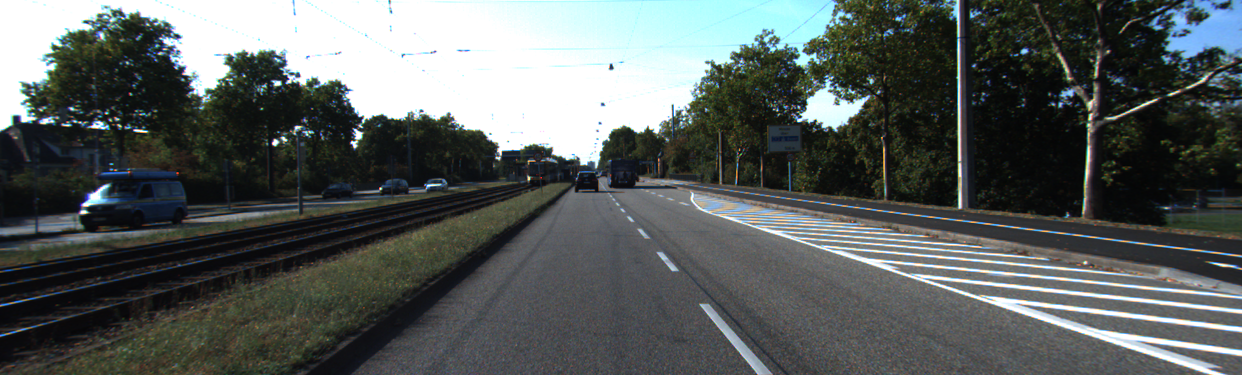
#> input picture Images/SP4.png, 1242 x 375 px
$ python histogram_plt.py
#> lines starting #> are read from the running program, lines starting #| are printed output that depends on the picture
import cv2
import numpy as np
import matplotlib.pyplot as plt

img = cv2.imread('Images/SP4.png')
#> img is the input picture: shape (375, 1242, 3); mean B, G, R 92, 93.6, 87.8
hsv_img = cv2.cvtColor(img, cv2.COLOR_BGR2HSV)
#> hsv_img: shape (375, 1242, 3); mean H, S, V 68, 59.8, 99.4
cv2.imshow('hsv', img)
cv2.waitKey(0)

h, s, v =cv2.split(hsv_img)
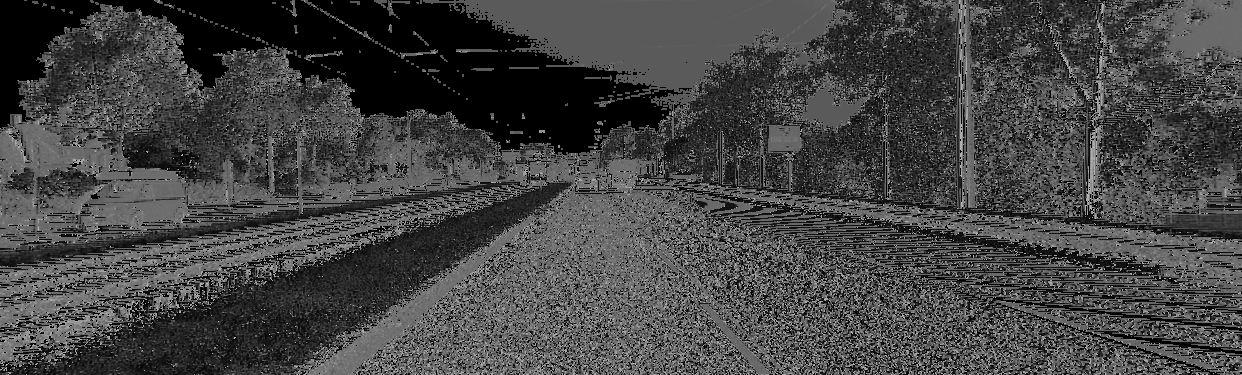
#> h: shape (375, 1242); min 0, max 179, mean 68
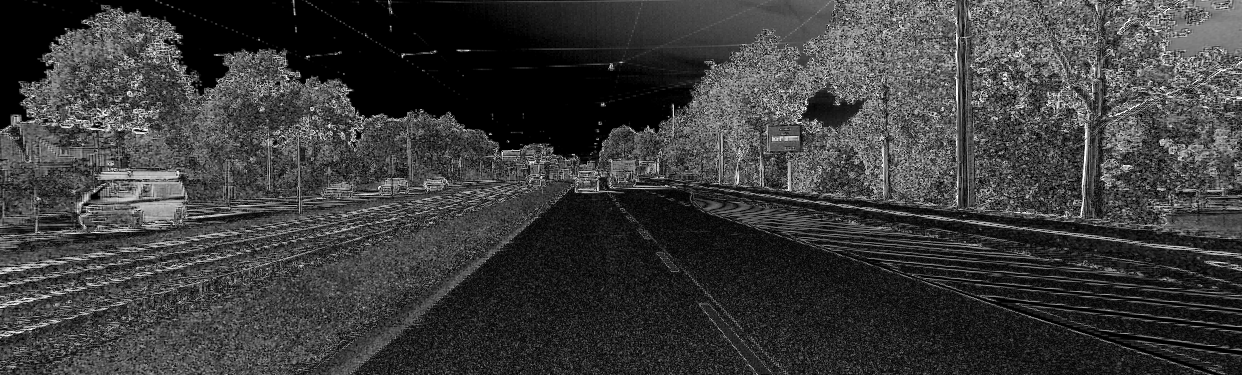
#> s: shape (375, 1242); min 0, max 255, mean 59.8
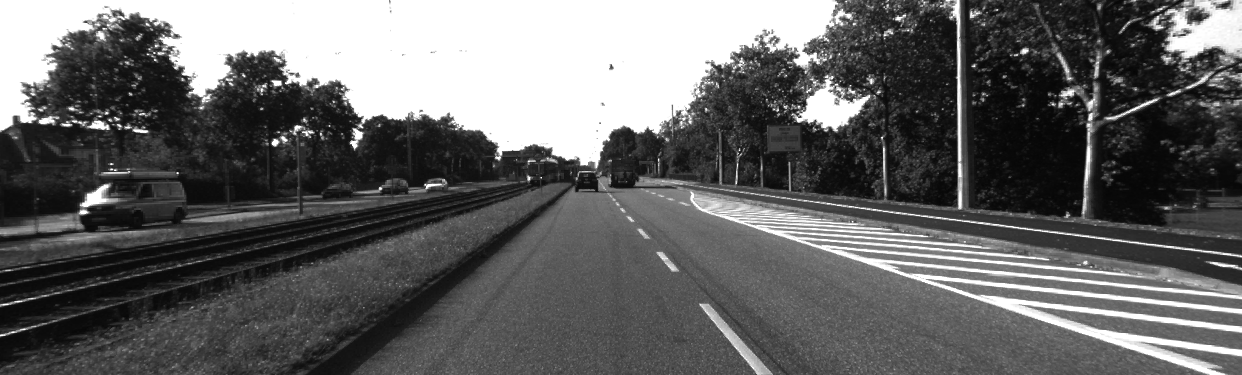
#> v: shape (375, 1242); min 5, max 255, mean 99.4

cv2.imshow('h', h)
cv2.waitKey(0)
cv2.imshow('s', s)
cv2.waitKey(0)
cv2.imshow('v', v)
cv2.waitKey(0)


h_hist = plt.hist(h.ravel(), 180, [0, 180])
plt.plot()
plt.title("Hue Histogram")
plt.show()
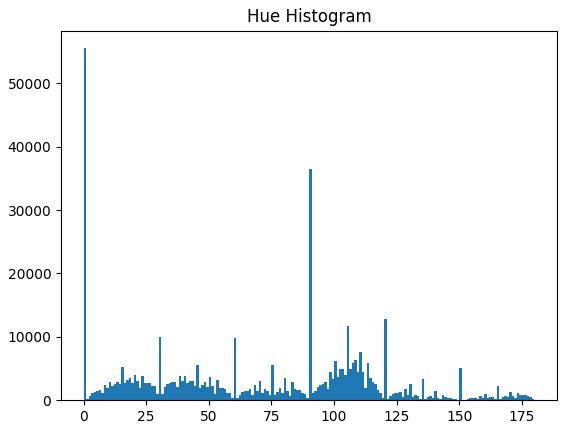
#> figure drawn by matplotlib, 1 panel; tallest bar 55563 high, from x = 0 to 1
s_hist = plt.hist(s.ravel(), 256, [0, 256])
plt.plot()
plt.title("Saturation Histogram")
plt.show()
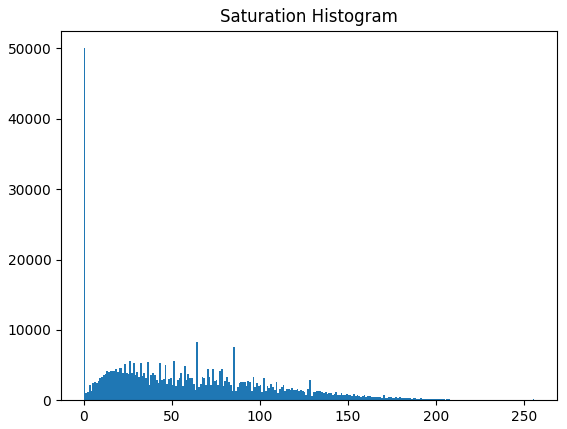
#> figure drawn by matplotlib, 1 panel; tallest bar 50037 high, from x = 0 to 1
v_hist = plt.hist(v.ravel(), 256, [0, 256])
plt.plot()
plt.title("Value Histogram")
plt.show()
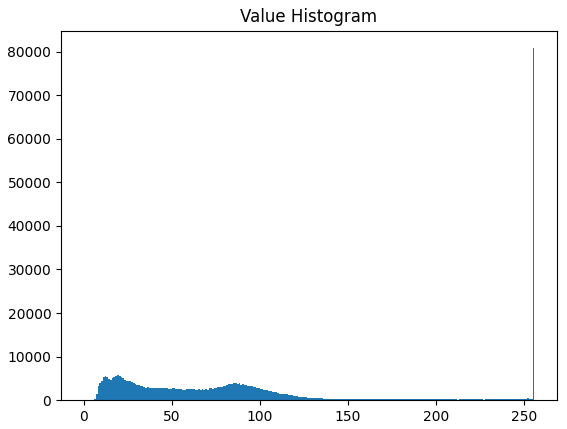
#> figure drawn by matplotlib, 1 panel; tallest bar 80783 high, from x = 255 to 256

$ run again, with Images/SP0.png copied over Images/SP4.png
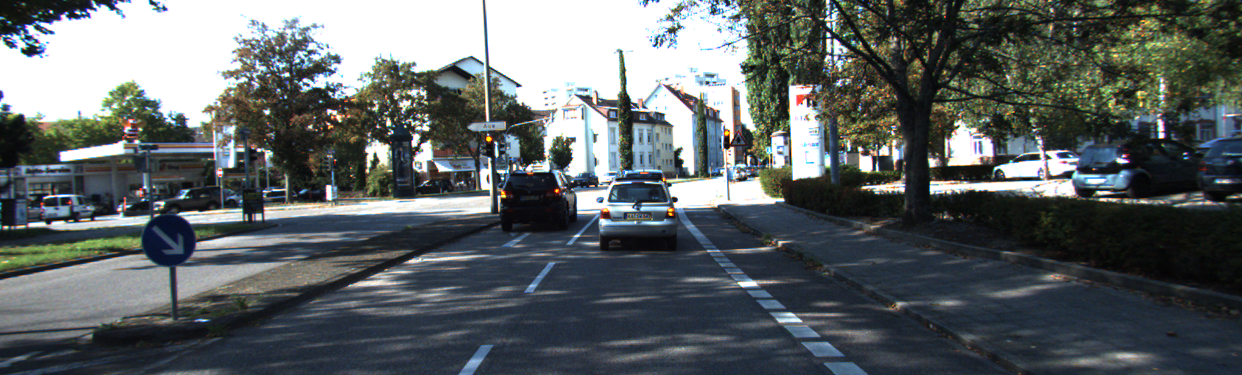
#> input picture Images/SP0.png, 1242 x 375 px
#> img is the input picture: shape (375, 1242, 3); mean B, G, R 101.5, 100.2, 94
#> hsv_img: shape (375, 1242, 3); mean H, S, V 72.8, 70.1, 110.1
#> `h, s, v =cv2.split(hsv_img)`:
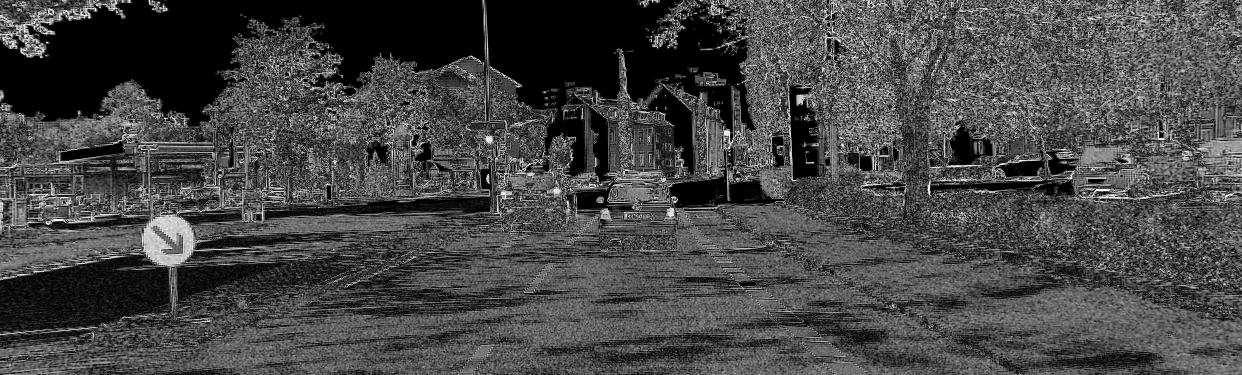
#> s: shape (375, 1242); min 0, max 255, mean 70.1
#> `plt.show()`:
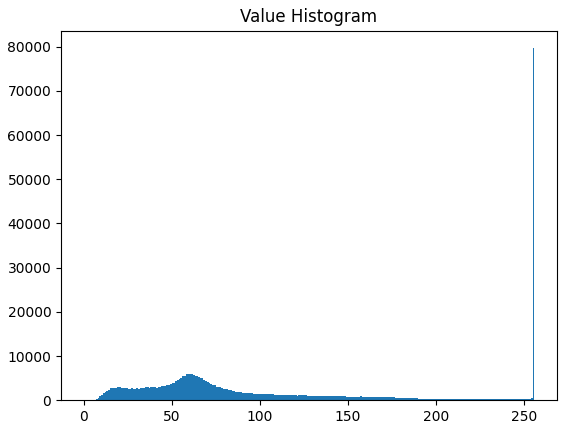
#> figure drawn by matplotlib, 1 panel; tallest bar 79649 high, from x = 255 to 256

$ run again, with Images/SP1.png copied over Images/SP4.png
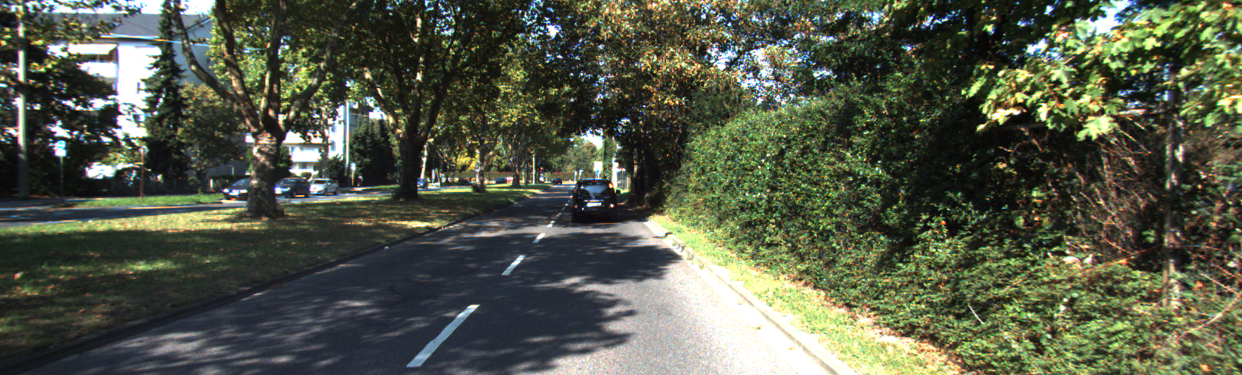
#> input picture Images/SP1.png, 1242 x 375 px
#> img is the input picture: shape (375, 1242, 3); mean B, G, R 72.3, 89.8, 84.6
#> hsv_img: shape (375, 1242, 3); mean H, S, V 59.8, 87.8, 98.8
#> `h, s, v =cv2.split(hsv_img)`:
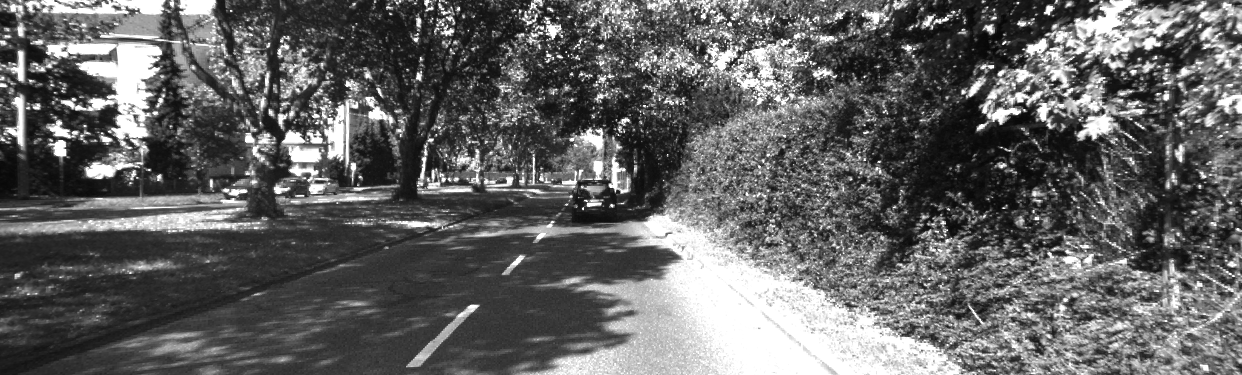
#> v: shape (375, 1242); min 5, max 255, mean 98.8
#> `plt.show()`:
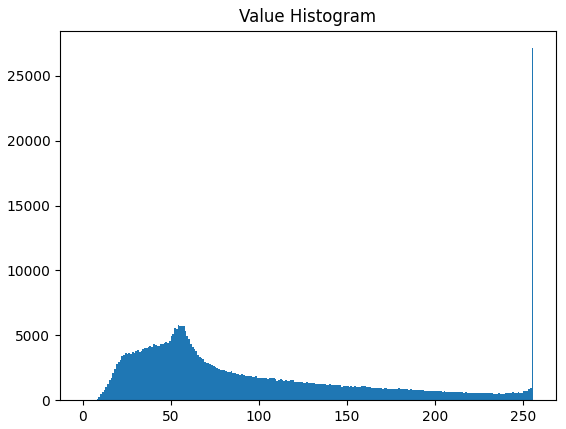
#> figure drawn by matplotlib, 1 panel; tallest bar 27132 high, from x = 255 to 256

$ run again, with Images/SP2.png copied over Images/SP4.png
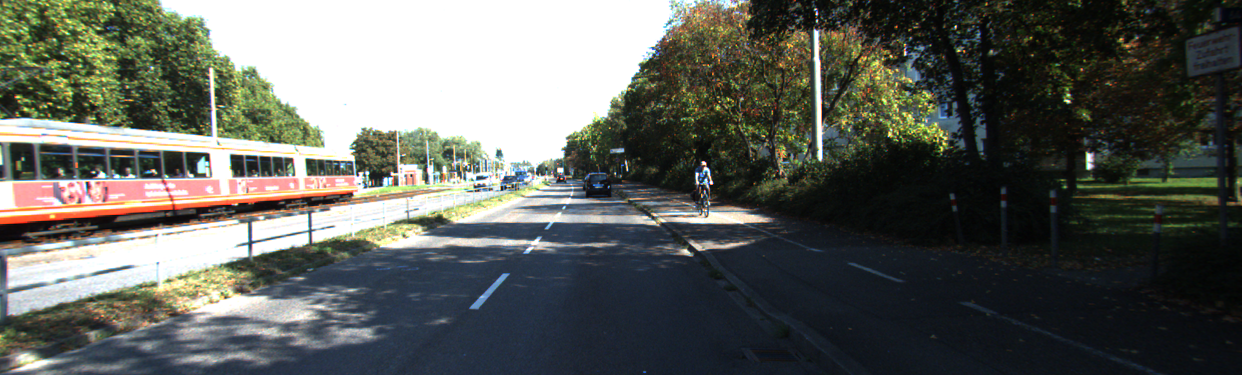
#> input picture Images/SP2.png, 1242 x 375 px
#> img is the input picture: shape (375, 1242, 3); mean B, G, R 91.1, 96.8, 93.8
#> hsv_img: shape (375, 1242, 3); mean H, S, V 63.5, 79, 105.3
#> `h, s, v =cv2.split(hsv_img)`:
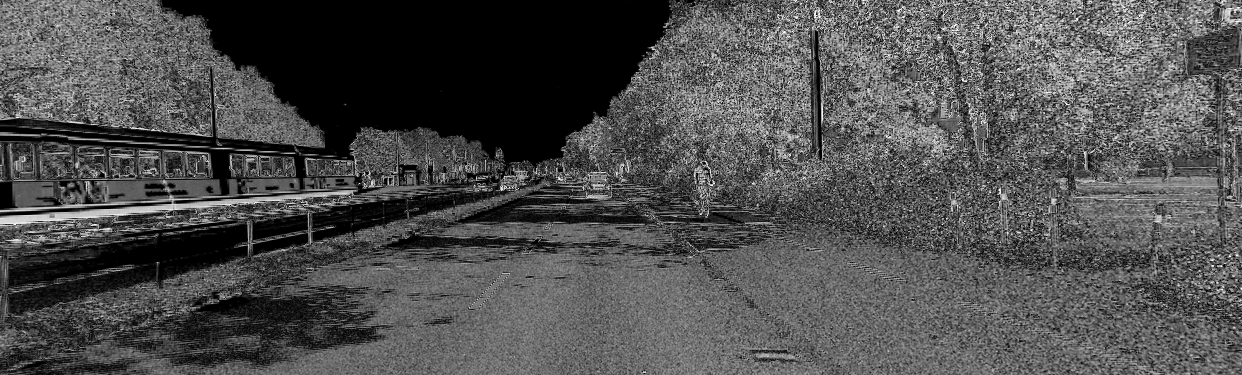
#> s: shape (375, 1242); min 0, max 255, mean 79
#> `plt.show()`:
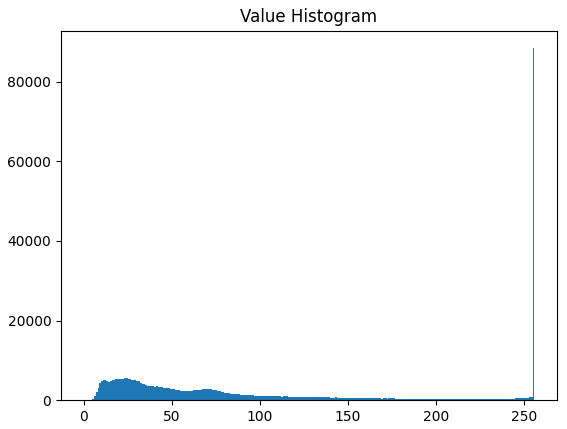
#> figure drawn by matplotlib, 1 panel; tallest bar 88381 high, from x = 255 to 256
